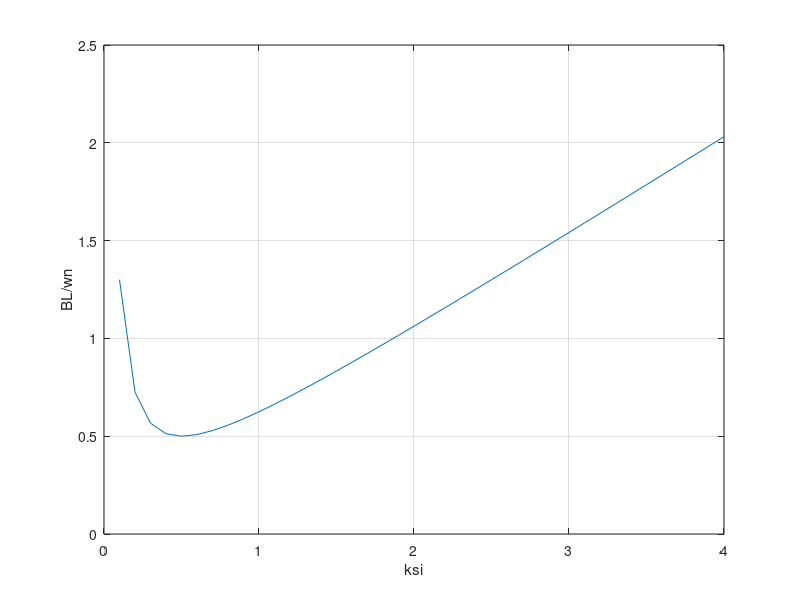

Write the MATLAB code that produced this figure.
%% https://github.com/VSHEV92/Synchronization_Systems_Models
clc; clear; close all

%% Пропорционально-интегрирующий петлевой фильтр. 
%% Зависимость шумовой полосы, нормированной к резонансной частоте, от значения декркмента затухания.
%% Минимальное значение принимается при значении декремента, равном 0.5. Как правило декремент имеет большее
%% значение, то есть шумовая полоса растет при увеличении декремента. 

%% Литература: Gardner Phaselock Technique p.13

ksi = 0.1:0.1:4;                      % декремент затухания
BL_n = 0.5 * (ksi + 0.25 ./ ksi);     % шумовая полоса, поделенная на резонансную частоту

plot(ksi, BL_n); grid on;
xlabel('ksi'); ylabel('BL/wn')
